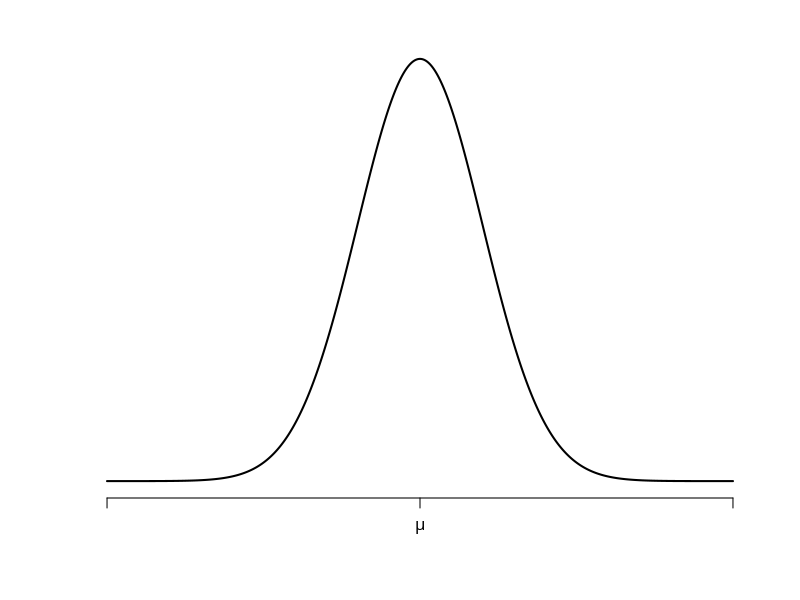
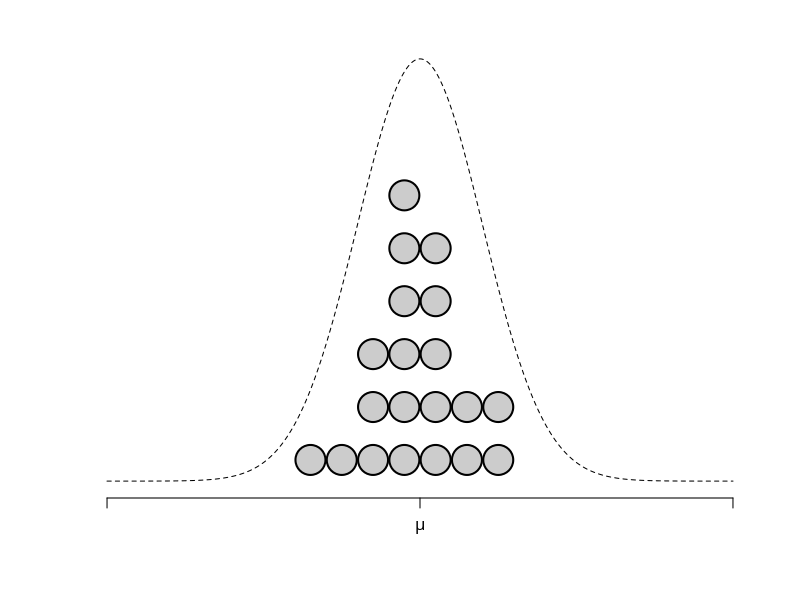

Write R code to recreate these figures, in order.
## normal dist
png("normal_dist.png", width = 600, height = 300, bg = "transparent")
par(mar = c(5.1, 4.1, 2.1, 2.1))
curve(dnorm(x), from = -5, to = 5, n = 1001,
      xaxt = "n", yaxt = "n", bty = "n",
      xlab = "", ylab = "", lwd = 2)
axis(1, at = c(-5, 0, 5), labels = c(NA, expression(mu), NA))
dev.off()


png("particle_dist.png", width = 600, height = 300, bg = "transparent")
par(mar = c(5.1, 4.1, 2.1, 2.1))
set.seed(200)  ## 200
x <- rnorm(20)
curve(dnorm(x), from = -5, to = 5, n = 1001,
      xaxt = "n", yaxt = "n", bty = "n",
      xlab = "", ylab = "", lwd = 1, lty = 2)
hx <- hist(x, plot = FALSE)
xx <- rep(hx$mids, hx$counts)
yy <- do.call(c, sapply(hx$counts, function(n) 1:n * 0.05))
points(xx, yy - 0.03, cex = 4, pch = 21, bg = "#cccccc", lwd = 2)
axis(1, at = c(-5, 0, 5), labels = c(NA, expression(mu), NA))
dev.off()
